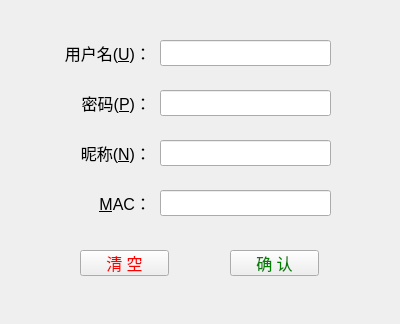
<?xml version="1.0" encoding="UTF-8"?>
<ui version="4.0">
 <class>Widget</class>
 <widget class="QWidget" name="Widget">
  <property name="geometry">
   <rect>
    <x>0</x>
    <y>0</y>
    <width>400</width>
    <height>324</height>
   </rect>
  </property>
  <property name="windowTitle">
   <string>Widget</string>
  </property>
  <widget class="QLineEdit" name="lineEdit_username">
   <property name="geometry">
    <rect>
     <x>160</x>
     <y>40</y>
     <width>171</width>
     <height>26</height>
    </rect>
   </property>
   <property name="font">
    <font>
     <pointsize>12</pointsize>
    </font>
   </property>
  </widget>
  <widget class="QLineEdit" name="lineEdit_password">
   <property name="geometry">
    <rect>
     <x>160</x>
     <y>90</y>
     <width>171</width>
     <height>26</height>
    </rect>
   </property>
   <property name="font">
    <font>
     <pointsize>12</pointsize>
    </font>
   </property>
  </widget>
  <widget class="QLabel" name="label_username">
   <property name="geometry">
    <rect>
     <x>50</x>
     <y>40</y>
     <width>101</width>
     <height>26</height>
    </rect>
   </property>
   <property name="font">
    <font>
     <pointsize>12</pointsize>
    </font>
   </property>
   <property name="text">
    <string>用户名(&amp;U)：</string>
   </property>
   <property name="alignment">
    <set>Qt::AlignRight|Qt::AlignTrailing|Qt::AlignVCenter</set>
   </property>
   <property name="buddy">
    <cstring>lineEdit_username</cstring>
   </property>
  </widget>
  <widget class="QLabel" name="label_password">
   <property name="geometry">
    <rect>
     <x>50</x>
     <y>90</y>
     <width>101</width>
     <height>26</height>
    </rect>
   </property>
   <property name="font">
    <font>
     <pointsize>12</pointsize>
    </font>
   </property>
   <property name="text">
    <string>密码(&amp;P)：</string>
   </property>
   <property name="alignment">
    <set>Qt::AlignRight|Qt::AlignTrailing|Qt::AlignVCenter</set>
   </property>
   <property name="buddy">
    <cstring>lineEdit_password</cstring>
   </property>
  </widget>
  <widget class="QPushButton" name="pushButton_clear">
   <property name="geometry">
    <rect>
     <x>80</x>
     <y>250</y>
     <width>89</width>
     <height>26</height>
    </rect>
   </property>
   <property name="font">
    <font>
     <pointsize>12</pointsize>
    </font>
   </property>
   <property name="styleSheet">
    <string notr="true">color: red
</string>
   </property>
   <property name="text">
    <string>清 空</string>
   </property>
  </widget>
  <widget class="QPushButton" name="pushButton_confirm">
   <property name="geometry">
    <rect>
     <x>230</x>
     <y>250</y>
     <width>89</width>
     <height>26</height>
    </rect>
   </property>
   <property name="font">
    <font>
     <pointsize>12</pointsize>
    </font>
   </property>
   <property name="styleSheet">
    <string notr="true">color: green</string>
   </property>
   <property name="text">
    <string>确 认</string>
   </property>
  </widget>
  <widget class="QLabel" name="label_MAC">
   <property name="geometry">
    <rect>
     <x>60</x>
     <y>190</y>
     <width>91</width>
     <height>26</height>
    </rect>
   </property>
   <property name="font">
    <font>
     <pointsize>12</pointsize>
    </font>
   </property>
   <property name="text">
    <string>&amp;MAC：</string>
   </property>
   <property name="alignment">
    <set>Qt::AlignRight|Qt::AlignTrailing|Qt::AlignVCenter</set>
   </property>
   <property name="buddy">
    <cstring>lineEdit_MAC</cstring>
   </property>
  </widget>
  <widget class="QLineEdit" name="lineEdit_MAC">
   <property name="geometry">
    <rect>
     <x>160</x>
     <y>190</y>
     <width>171</width>
     <height>26</height>
    </rect>
   </property>
   <property name="font">
    <font>
     <pointsize>12</pointsize>
    </font>
   </property>
  </widget>
  <widget class="QLabel" name="label_NickName">
   <property name="geometry">
    <rect>
     <x>50</x>
     <y>140</y>
     <width>101</width>
     <height>26</height>
    </rect>
   </property>
   <property name="font">
    <font>
     <pointsize>12</pointsize>
    </font>
   </property>
   <property name="text">
    <string>昵称(&amp;N)：</string>
   </property>
   <property name="alignment">
    <set>Qt::AlignRight|Qt::AlignTrailing|Qt::AlignVCenter</set>
   </property>
   <property name="buddy">
    <cstring>lineEdit_NickName</cstring>
   </property>
  </widget>
  <widget class="QLineEdit" name="lineEdit_NickName">
   <property name="geometry">
    <rect>
     <x>160</x>
     <y>140</y>
     <width>171</width>
     <height>26</height>
    </rect>
   </property>
   <property name="font">
    <font>
     <pointsize>12</pointsize>
    </font>
   </property>
  </widget>
 </widget>
 <layoutdefault spacing="6" margin="11"/>
 <tabstops>
  <tabstop>lineEdit_username</tabstop>
  <tabstop>lineEdit_password</tabstop>
  <tabstop>lineEdit_NickName</tabstop>
  <tabstop>lineEdit_MAC</tabstop>
  <tabstop>pushButton_confirm</tabstop>
  <tabstop>pushButton_clear</tabstop>
 </tabstops>
 <resources/>
 <connections/>
</ui>
